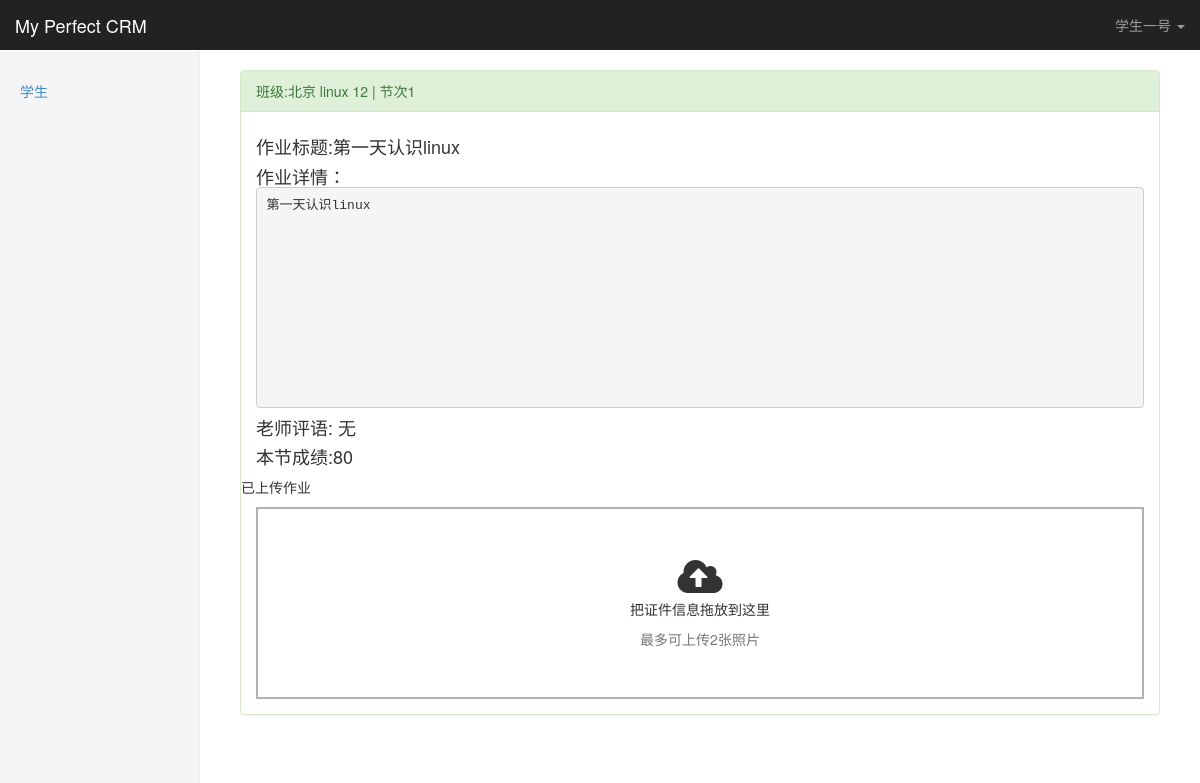
/student/homework_detail/10/ (signed in), run on the app's committed database.
### crm/models.py (models this page shows, shortened)
class UserProfile(AbstractBaseUser,PermissionsMixin):
    email = models.EmailField(
        verbose_name='email address',
        max_length=255,
        unique=True,
        null=True
    )
    password = models.CharField(_('password'), max_length=128,
                                help_text=mark_safe('''<a href='password/'>修改密码</a>'''))
    name = models.CharField(max_length=32)
    is_active = models.BooleanField(default=True)
    is_admin = models.BooleanField(default=False)
    roles = models.ManyToManyField("Role", blank=True)
    objects = UserProfileManager()
    stu_account = models.ForeignKey("Customer", verbose_name="关联学员账号", blank=True, null=True,
                                    help_text="只有学员报名后方可为其创建账号")
    auto_login =models.BooleanField(default=False)
    USERNAME_FIELD = 'email'
    REQUIRED_FIELDS = ['name']
    def has_perm(self, perm, obj=None):
        return True
    class Meta:
        permissions=(
            ('can_fuck_him_to_death', '弄死小虎逼'),
            ('can_access_my_course', '可以访问我的课程'),
            ('can_access_customer_list', '可以访问客户列表'),
            ('can_access_customer_detail', '可以访问客户详细'),
            ('can_access_studyrecords', '可以访问学习记录页面'),
            ('can_access_homework_detail', '可以访问作业详情页面'),
            ('can_upload_homework', '可以交作业'),
            ('access_kingadmin_table_obj_detail', '可以访问kingadmin每个表的对象'),
            ('change_kingadmin_table_obj_detail', '可以修改kingadmin每个表的对象'),
        )

class Menu(models.Model):
    name = models.CharField(max_length=32)
    url_name = models.CharField(max_length=64)
    url_type_choices = ((0,'alias'),(1,'absoulte_url'))
    url_type = models.SmallIntegerField(choices=url_type_choices,default=0)

class StudyRecord(models.Model):
    student = models.ForeignKey("Enrollment")
    course_record = models.ForeignKey("CourseRecord") #选择课程
    attendance_choices = (
        (0, '已签到'),
        (1, '迟到'),
        (2, '缺勤'),
        (3, '早退'),
    )
    attendance = models.SmallIntegerField(choices=attendance_choices,default=0)
    score_choices = (
        (100, "A+"),
        (90, "A"),
        (85, "B+"),
        (80, "B"),
        (75, "B-"),
        (70, "C+"),
        (60, "C"),
        (40, "C-"),
        (-50, "D"),
        (-100, "COPY"),
        (0, "N/A"),
    )
    score = models.SmallIntegerField(choices=score_choices,default=0)
    memo = models.TextField(blank=True,null=True)
    date = models.DateField(auto_now_add=True)
    class Meta:
        unique_together = ('student','course_record')
        verbose_name_plural = "学习记录"
        verbose_name= "学习记录"

class Enrollment(models.Model):
    customer = models.ForeignKey("Customer")
    enrolled_class = models.ForeignKey("ClassList",verbose_name='所报班级')
    consultant = models.ForeignKey("UserProfile",verbose_name='课程顾问')
    contract_agreed = models.BooleanField(default=False,verbose_name="学员已同意合同条款")
    contract_approved = models.BooleanField(default=False,verbose_name="合同已经核实")
    date =models.DateTimeField(auto_now_add=True)
    class Meta:
        unique_together = ("customer","enrolled_class")
        verbose_name_plural = "报名表"
        verbose_name="报名表"

class ClassList(models.Model):
    branch= models.ForeignKey("Branch",verbose_name='校区')
    course = models.ForeignKey("Course")
    class_type_choices = (
        (0, '面授(脱产)'),
        (1, '面授(周末)'),
        (2, '网络班')
    )
    contract = models.ForeignKey("ContractTemplate", blank=True, null=True)
    class_type = models.SmallIntegerField(choices=class_type_choices,verbose_name='班级类型')
    semester = models.PositiveSmallIntegerField(verbose_name='学期')
    teachers = models.ManyToManyField("UserProfile")
    start_date = models.DateField(verbose_name='开班日期')
    end_date = models.DateField(verbose_name='结业日期',blank=True,null=True)
    def __str__(self):
        return  "%s %s %s"%(self.branch,self.course,self.semester)
    class Meta:
        unique_together = ('branch','course','semester')
        verbose_name_plural = "班级"
        verbose_name = "班级"

class Branch(models.Model):
    name=models.CharField(max_length=128,unique=True)
    addr= models.CharField(max_length=128)
    def __str__(self):
        return self.name
    class Meta:
        verbose_name_plural = "校区"
        verbose_name ="校区"

class Course(models.Model):
    name = models.CharField(max_length=64,unique=True)
    price = models.PositiveSmallIntegerField()
    period = models.PositiveSmallIntegerField(verbose_name='周期(月)')
    outline = models.TextField()
    def __str__(self):
        return self.name
    class Meta:
        verbose_name_plural = "课程表"
        verbose_name ="课程表"

class CourseRecord(models.Model):
    from_class = models.ForeignKey("ClassList",verbose_name='班级')
    day_num = models.PositiveSmallIntegerField(verbose_name='第几天(节)')
    teacher = models.ForeignKey("UserProfile")
    has_homework = models.BooleanField(default=True)
    homework_title = models.CharField(max_length=128,blank=True,null=True)
    homework_content = models.TextField(blank=True,null=True)
    outline = models.TextField(verbose_name='本节课程大纲')
    date = models.DateField(auto_now_add=True)
    class Meta:
        unique_together = ("from_class", "day_num")
        verbose_name_plural = "上课记录"
        verbose_name = "上课记录"

### crm/permissions/permission.py (the view)
    def inner(*args,**kwargs):
        print("--permission:",*args,**kwargs)
        print("--func:",func)
        if perm_check(*args,**kwargs) is True:
            return func(*args,**kwargs)
        else:
            return HttpResponse("没权限")

### crm/permissions/permission.py (called while the page is built)
def check_permission(func):
    print('--------check_permission')
    def inner(*args,**kwargs):
        print("--permission:",*args,**kwargs)
        print("--func:",func)
        if perm_check(*args,**kwargs) is True:
            return func(*args,**kwargs)
        else:
            return HttpResponse("没权限")
    return inner

### templates/student/homework_detail.html (shortened to what this page needs)
{%  extends 'index.html' %}
{% load stu_tags %}
{% block page-content %}
<div class="panel panel-success">
  <div class="panel-heading">班级:{{ studyrecord_obj.student.enrolled_class }}  | 节次{{ studyrecord_obj.course_record.day_num }}</div>
  <div class="panel-body">
        <h4>作业标题:{{ studyrecord_obj.course_record.homework_title }}</h4>
        <h4>作业详情：<pre><div style="height: 200px;width: 200px;">{{ studyrecord_obj.course_record.homework_content }}</div></pre></h4>
        <h4>老师评语:
            {% if studyrecord_obj.memo %}
                {{ studyrecord_obj.memo }}
            {% else %}
                无
            {% endif %}
        </h4>
        <h4>本节成绩:{{ studyrecord_obj.score }}</h4>
        <div class="row">
            <p>已上传作业</p>
        </div>
        <form id="filedropzone" method="post" action="{{ request.path }}" class="dropzone dz-clickable" >{% csrf_token %}
            <div class="dz-default dz-message">
                <div class="dz-icon icon-wrap icon-circle icon-wrap-md">
                    <i class="fa fa-cloud-upload fa-3x"></i>
                </div>
                <div>
                    <p class="dz-text">把证件信息拖放到这里</p>
                    <p class="text-muted">最多可上传2张照片</p>
                </div>
            </div>
        </form>
  </div>
</div>
{% endblock %}

### templates/index.html (shortened to what this page needs)
{% extends 'base.html' %}
{% block body %}
      <body>
    <nav class="navbar navbar-inverse navbar-fixed-top">
      <div class="container-fluid">
        <div class="navbar-header">
          <a class="navbar-brand" href="#">My Perfect CRM</a>
        </div>
        <div id="navbar" class="navbar-collapse collapse">
      <ul class="nav navbar-nav navbar-right">
        <li class="dropdown">
              <a href="#" class="dropdown-toggle" data-toggle="dropdown" aria-expanded="false">{{ request.user.name }} <span class="caret"></span></a>
        </li>
      </ul>
    </div>
      </div>
    </nav>
    <div class="container-fluid">
      <div class="row">
        <div class="col-sm-3 col-md-2 sidebar">
          <ul class="nav nav-sidebar">
            {% for  role in request.user.roles.all %}
              {% for menu in role.menus.all %}
                <li class=""><a href="{% if menu.url_type == 0 %}{%  url  menu.url_name %} {% else %}{{ menu.url_name }}{% endif %}">{{ menu.name }}</a></li>
              {% endfor %}
            {% endfor %}
          </ul>
        </div>
        <div class="col-sm-9 col-sm-offset-3 col-md-10 col-md-offset-2 main">
          {% block page-content %}{% endblock %}
        </div>
      </div>
    </div>
  </body>
{% endblock %}

### statics/css/dashboard.css (style rules this page uses)
body { padding-top: 50px; }
.navbar-fixed-top { border: 0; }
.sidebar { display: none; }
@media (min-width: 768px) { .sidebar { position: fixed; top: 51px; bottom: 0; left: 0; z-index: 1000; display: block; padding: 20px; overflow-x: hidden; overflow-y: auto; background-color: #f5f5f5; border-right: 1px solid #eee; } }
.nav-sidebar { margin-right: -21px; margin-bottom: 20px; margin-left: -20px; }
.nav-sidebar > li > a { padding-right: 20px; padding-left: 20px; }
.main { padding: 20px; }
@media (min-width: 768px) { .main { padding-right: 40px; padding-left: 40px; } }

### data on the page
UserProfile: user.name "学生一号"
Menu: name "学生"
StudyRecord: student.enrolled_class "北京 linux 12", course_record.day_num "1", course_record.homework_title "第一天认识linux", course_record.homework_content "第一天认识linux", score "80"
